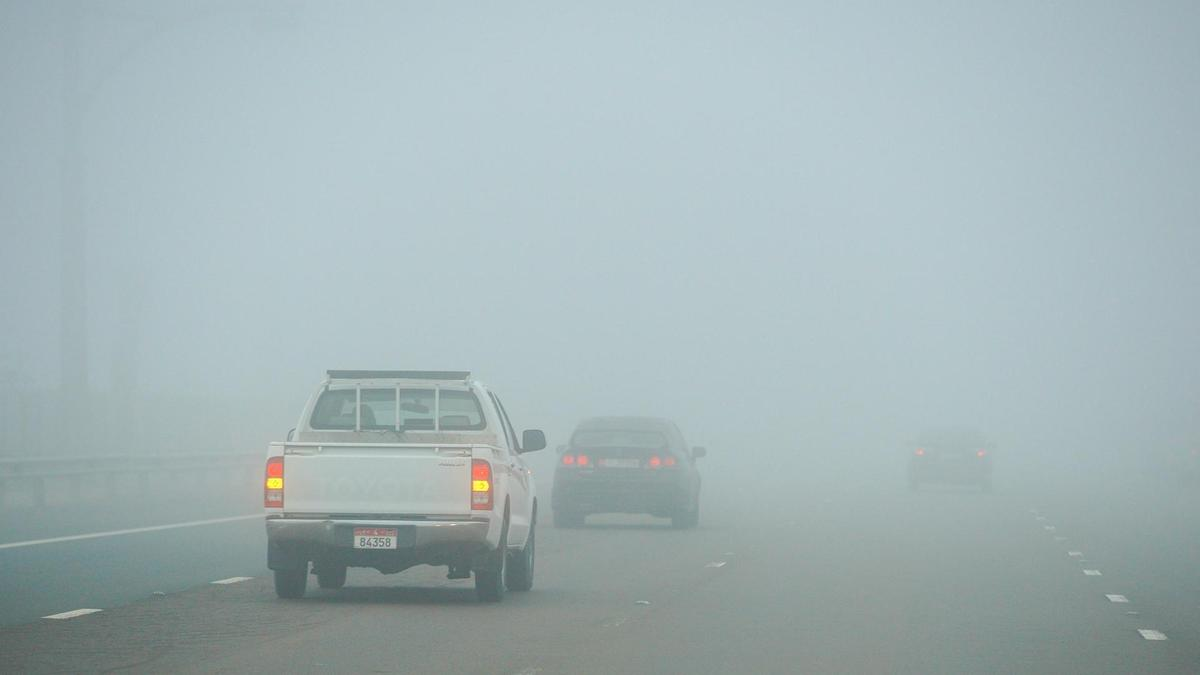
#> input picture Sample Images/traffic/light_traffic (1).jpeg, 1200 x 675 px
$ python dehaze.py   (older library calls are emulated)
#> lines starting #> are read from the running program, lines starting #| are printed output that depends on the picture; long printed decimals are rounded
import cv2
import numpy as np
import matplotlib.pyplot as plt
import tkinter as tk
from tkinter import filedialog
import sys

def get_dark_channel(image, size=15):
    """
    Calculates the dark channel of the image.
    """
    min_channel = np.min(image, axis=2)
    kernel = cv2.getStructuringElement(cv2.MORPH_RECT, (size, size))
    dark_channel = cv2.erode(min_channel, kernel)
    return dark_channel

def get_atmospheric_light(image, dark_channel):
    """
    Estimates the atmospheric light from the image using the dark channel.
    """
    h, w = image.shape[:2]
    image_size = h * w
    num_pixels = int(max(image_size * 0.001, 1))  # Top 0.1%

    dark_vec = dark_channel.reshape(image_size)
    image_vec = image.reshape(image_size, 3)

    indices = dark_vec.argsort()[-num_pixels:]

    # Pick the pixel with the highest intensity among the top 0.1% brightest in dark channel
    # A simple heuristic is to take the mean of these pixels or the brightest one.
    # Here we take the mean for stability.
    atmospheric_light = np.mean(image_vec[indices], axis=0)
    return atmospheric_light

def get_transmission(image, atmospheric_light, size=15, omega=0.95):
    """
    Estimates the transmission map.
    """
    norm_image = image / atmospheric_light
    dark_channel = get_dark_channel(norm_image, size)
    transmission = 1 - omega * dark_channel
    return transmission

def refine_transmission(image, transmission, r=40, eps=1e-3):
    """
    Refines the transmission map using Guided Filter.
    """
    gray = cv2.cvtColor((image * 255).astype(np.uint8), cv2.COLOR_BGR2GRAY)
    gray = gray.astype(np.float64) / 255.0

    # Guided filter implementation
    mean_I = cv2.boxFilter(gray, cv2.CV_64F, (r, r))
    mean_p = cv2.boxFilter(transmission, cv2.CV_64F, (r, r))
    mean_Ip = cv2.boxFilter(gray * transmission, cv2.CV_64F, (r, r))
    cov_Ip = mean_Ip - mean_I * mean_p

    mean_II = cv2.boxFilter(gray * gray, cv2.CV_64F, (r, r))
    var_I = mean_II - mean_I * mean_I

    a = cov_Ip / (var_I + eps)
    b = mean_p - a * mean_I

    mean_a = cv2.boxFilter(a, cv2.CV_64F, (r, r))
    mean_b = cv2.boxFilter(b, cv2.CV_64F, (r, r))

    refined_transmission = mean_a * gray + mean_b
    return refined_transmission

def recover_scene(image, transmission, atmospheric_light, t0=0.1):
    """
    Recovers the scene radiance.
    """
    # Clip transmission to avoid division by zero
    transmission = np.maximum(transmission, t0)

    transmission_3c = np.dstack([transmission] * 3)

    dehazed = (image - atmospheric_light) / transmission_3c + atmospheric_light
    return np.clip(dehazed, 0, 1)

def dehaze_image(image_path):
    # Read image
    img = cv2.imread(image_path)
    if img is None:
        print(f"Error: Could not read image at {image_path}")
        return

    # Convert to float for processing
    I = img.astype('float64') / 255.0

    print("Processing...")

    # 1. Dark Channel
    dark = get_dark_channel(I)

    # 2. Atmospheric Light
    A = get_atmospheric_light(I, dark)
    print(f"Atmospheric Light estimated: {A}")

    # 3. Transmission
    te = get_transmission(I, A)

    # 4. Refine Transmission (Optional but recommended)
    t = refine_transmission(I, te)

    # 5. Recover Scene
    J = recover_scene(I, t, A)

    # Convert back to uint8 for display
    J_uint8 = (J * 255).astype(np.uint8)

    # Convert BGR to RGB for matplotlib
    img_rgb = cv2.cvtColor(img, cv2.COLOR_BGR2RGB)
    J_rgb = cv2.cvtColor(J_uint8, cv2.COLOR_BGR2RGB)

    # Display
    plt.figure(figsize=(12, 6))

    plt.subplot(1, 2, 1)
    plt.title("Original Foggy Image")
    plt.imshow(img_rgb)
    plt.axis('off')

    plt.subplot(1, 2, 2)
    plt.title("Dehazed Image")
    plt.imshow(J_rgb)
    plt.axis('off')

    plt.tight_layout()
    plt.show()

def main():
    # Initialize Tkinter and hide the main window
    root = tk.Tk()
    root.withdraw()

    print("Please select an image file...")
    file_path = filedialog.askopenfilename(
        title="Select a Foggy Image",
        filetypes=[("Image files", "*.jpg *.jpeg *.png *.bmp *.tiff")]
    )
#> the answer given: Sample Images/traffic/light_traffic (1).jpeg

    if file_path:
        print(f"Selected file: {file_path}")
        dehaze_image(file_path)
#> in dehaze_image, img is the input picture: shape (675, 1200, 3); mean B, G, R 182.5, 180, 163.5
#> in get_dark_channel, `dark_channel = cv2.erode(min_channel, kernel)`:
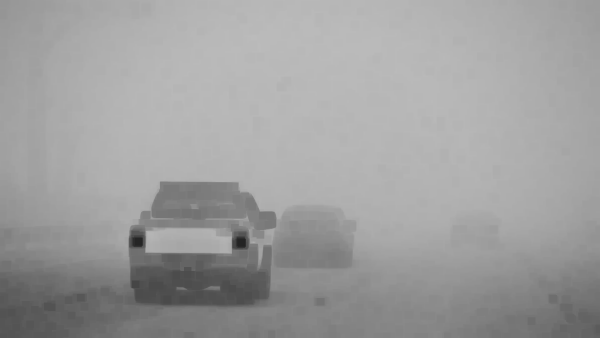
#> dark_channel: shape (675, 1200) float64 (shown at 1/2 size); min 0.141, max 0.733, mean 0.622
#> in get_atmospheric_light, `indices = dark_vec.argsort()[-num_pixels:]`: indices = 810 values, max 192663 at index 344, min 58200 at index 185, mean 102865.7
#> in get_atmospheric_light, `atmospheric_light = np.mean(image_vec[indices], axis=0)`: atmospheric_light = [0.828, 0.802, 0.732]
#| Atmospheric Light estimated: [0.8275 0.8017 0.732]
#> in refine_transmission, `mean_a = cv2.boxFilter(a, cv2.CV_64F, (r, r))`:
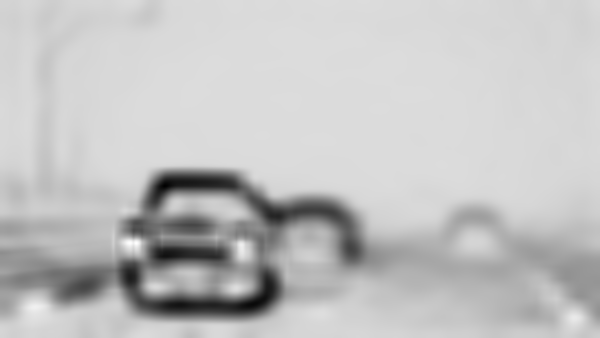
#> mean_a: shape (675, 1200) float64 (shown at 1/2 size); min -0.731, max 0.115, mean -0.087; drawn with min black and max white
#> in refine_transmission, `mean_b = cv2.boxFilter(b, cv2.CV_64F, (r, r))`:
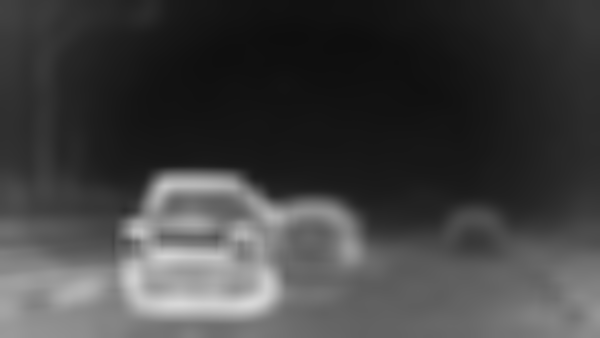
#> mean_b: shape (675, 1200) float64 (shown at 1/2 size); min 0.0566, max 0.847, mean 0.258
#> in recover_scene, `dehazed = (image - atmospheric_light) / transmission_3c + atmospheric_..`:
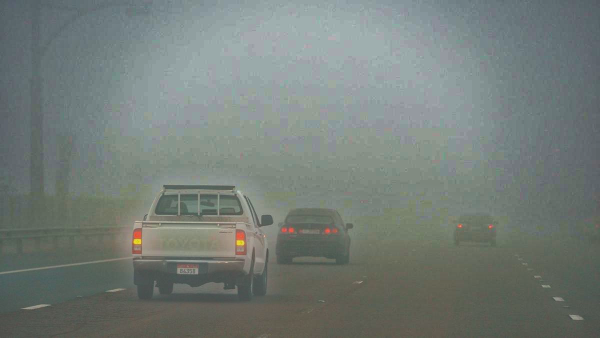
#> dehazed: shape (675, 1200, 3) float64 (shown at 1/2 size); mean B, G, R 0.407, 0.443, 0.378; drawn with min black and max white
#> in recover_scene, `return np.clip(dehazed, 0, 1)`:
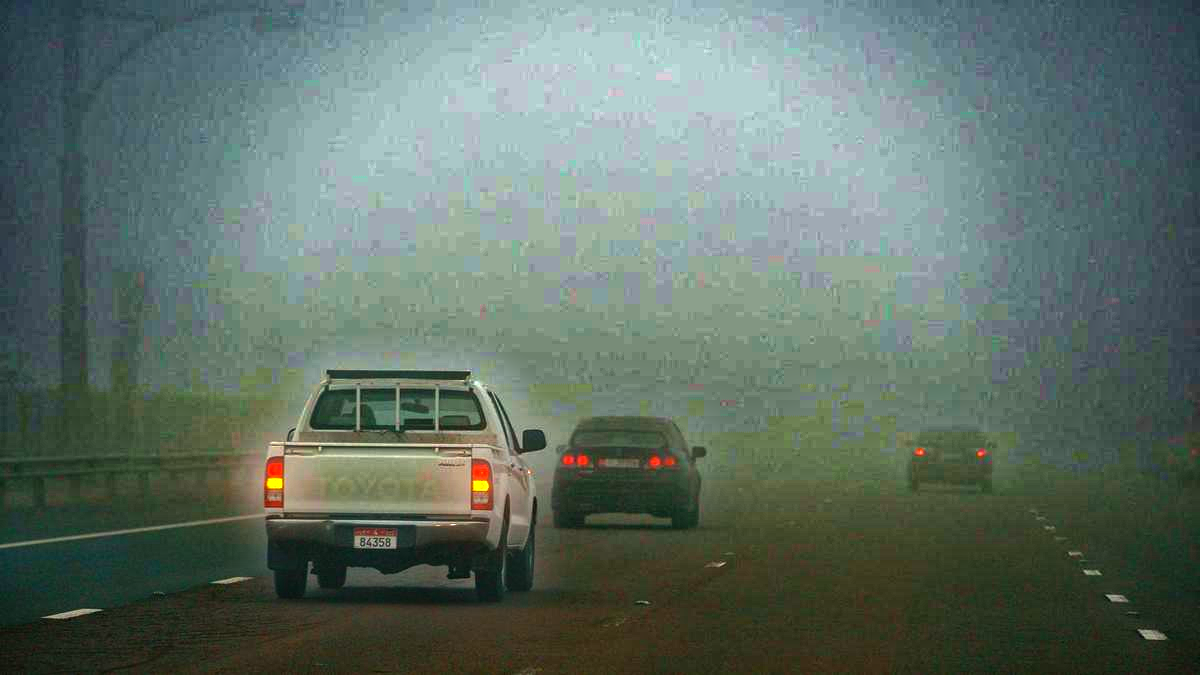
#> returned value: shape (675, 1200, 3) float64; mean of channels 0, 1, 2 0.407, 0.443, 0.378; drawn as B, G, R
    else:
        print("No file selected.")

if __name__ == "__main__":
    main()

$ run again, on Sample Images/traffic/light_traffic (3).jpeg
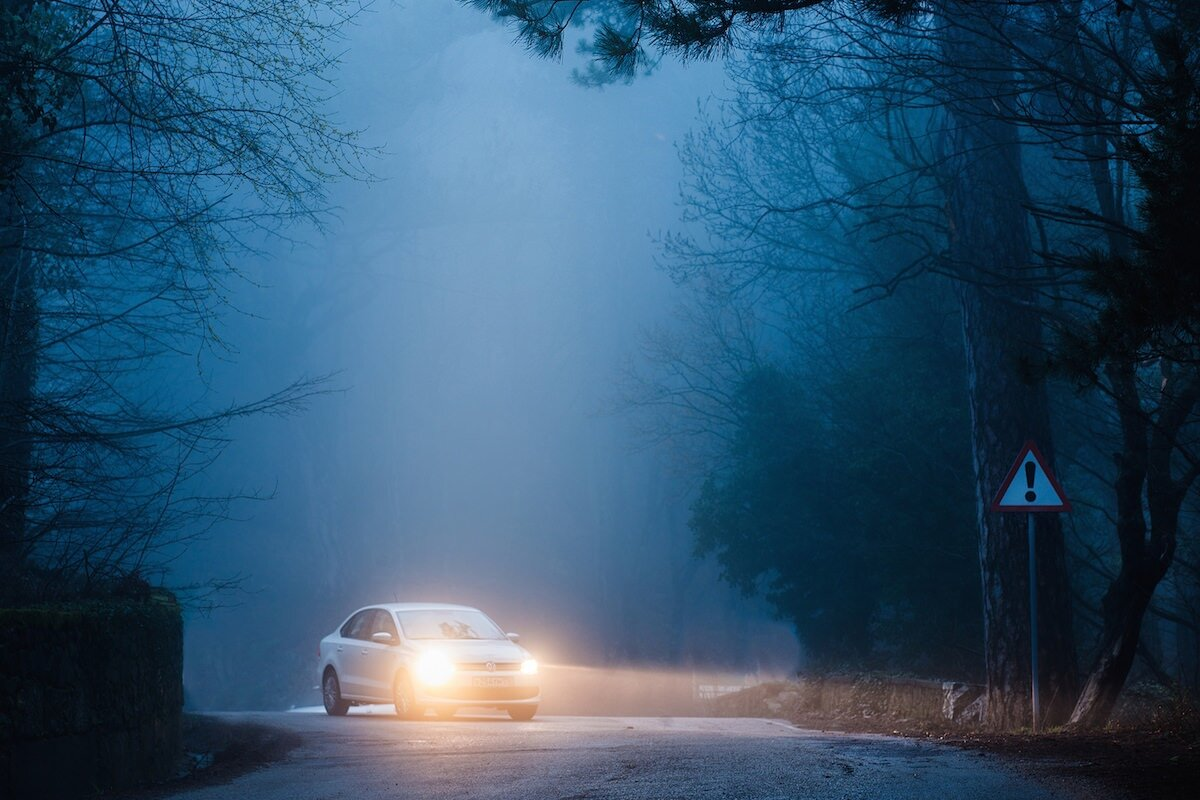
#> input picture Sample Images/traffic/light_traffic (3).jpeg, 1200 x 800 px
#> in dehaze_image, img is the input picture: shape (800, 1200, 3); mean B, G, R 111, 83.8, 48.8
#> in get_dark_channel, `dark_channel = cv2.erode(min_channel, kernel)`:
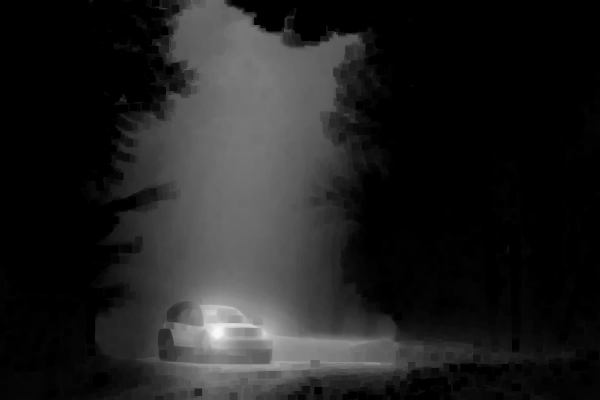
#> dark_channel: shape (800, 1200) float64 (shown at 1/2 size); min 0, max 0.976, mean 0.13
#> indices = 960 values, max 815234 at index 7, min 776821 at index 100, mean 792295.6
#> atmospheric_light = [0.971, 0.974, 0.977]
#| Atmospheric Light estimated: [0.9711  0.9738 0.9768]
#> in recover_scene, `dehazed = (image - atmospheric_light) / transmission_3c + atmospheric_..`:
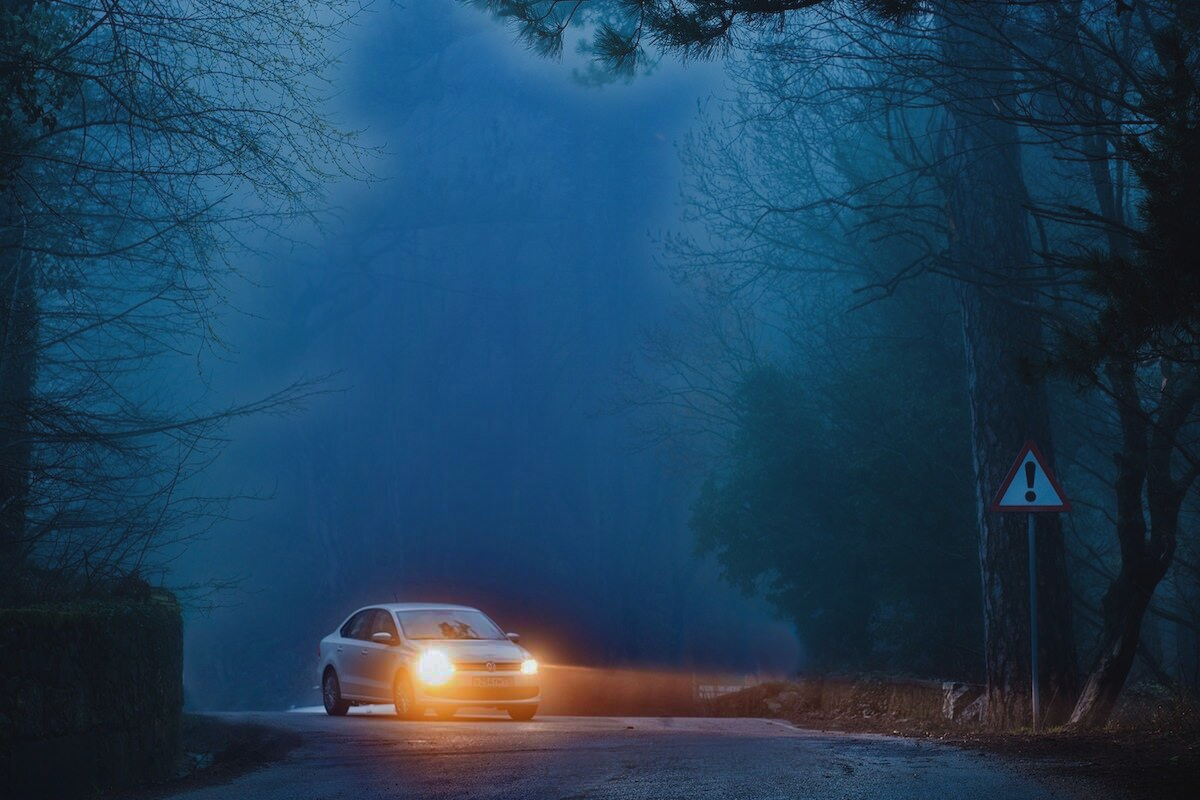
#> dehazed: shape (800, 1200, 3) float64; mean B, G, R 0.374, 0.248, 0.0926; drawn with min black and max white

$ run again, on Sample Images/traffic/light_traffic (4).jpeg
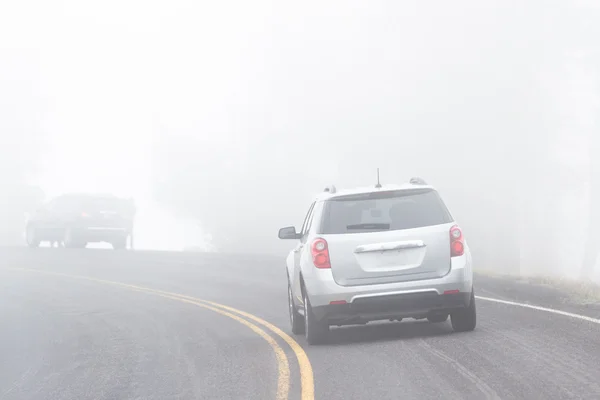
#> input picture Sample Images/traffic/light_traffic (4).jpeg, 600 x 400 px
#> in dehaze_image, img is the input picture: shape (400, 600, 3); mean B, G, R 221.9, 219.4, 219.1
#> in get_dark_channel, `dark_channel = cv2.erode(min_channel, kernel)`:
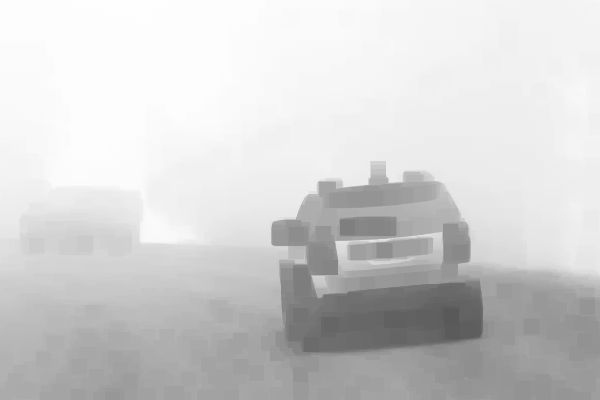
#> dark_channel: shape (400, 600) float64; min 0.349, max 0.996, mean 0.821
#> indices = 240 values, max 14552 at index 239, min 74 at index 217, mean 7720.8
#> atmospheric_light = [0.996, 0.996, 0.996]
#| Atmospheric Light estimated: [0.9961 0.9961 0.9961]
#> in recover_scene, `dehazed = (image - atmospheric_light) / transmission_3c + atmospheric_..`:
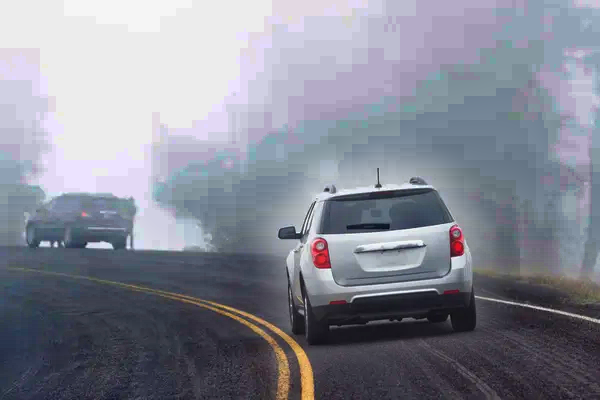
#> dehazed: shape (400, 600, 3) float64; mean B, G, R 0.588, 0.537, 0.525; drawn with min black and max white
